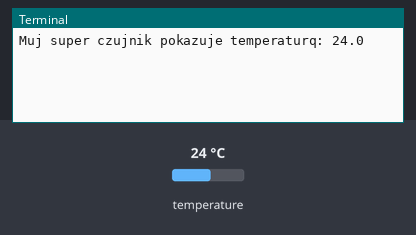
The program below on a simulated Raspberry Pi (BCM pin numbers). Shown: the last lines printed to the terminal. The test bench sets the inputs (shaded band); at power-on: temperature 24 °C.

Above: at 1.2 s.
1.3 s: temperature set to 12 °C
At 3.5 s:
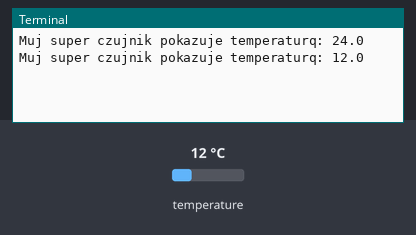
3.8 s: temperature set to 19 °C
At 4.6 s:
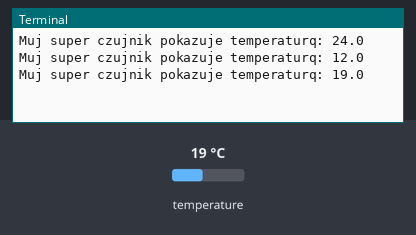
Timing chart, 0 to 6.8 s (numbered marks = the images above; inputs shaded):
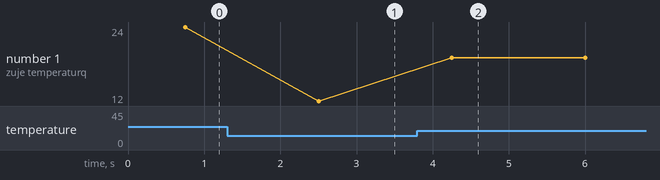

Measured:
- after the input at 1.3 s, the terminal: prints a new line after 1.2 s (image 1)
- after the input at 3.8 s, the terminal: prints a new line after 0.45 s (image 2)
- plotted number 1: 24 → 12 after the input at 1.3 s, 12 → 19 after the input at 3.8 s

The program:

temperatura2.py
```python
import time
from w1thermsensor import W1ThermSensor

sensor = W1ThermSensor()

while True:
    temperature = sensor.get_temperature()
    print('Muj super czujnik pokazuje temperaturq: %s' %temperature)
    time.sleep(1)
```
